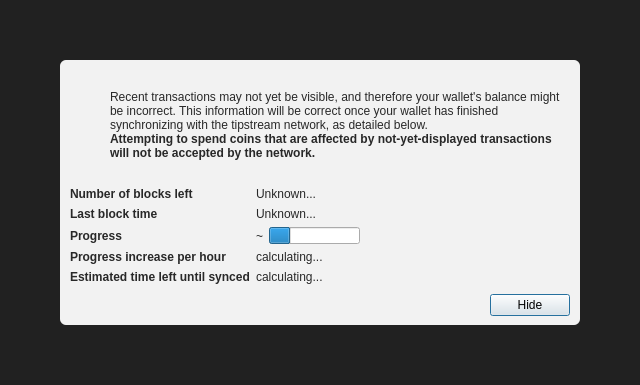
<?xml version="1.0" encoding="UTF-8"?>
<ui version="4.0">
 <class>ModalOverlay</class>
 <widget class="ModalOverlay" name="ModalOverlay">
  <property name="geometry">
   <rect>
    <x>0</x>
    <y>0</y>
    <width>640</width>
    <height>385</height>
   </rect>
  </property>
  <property name="windowTitle">
   <string>Form</string>
  </property>
  <layout class="QVBoxLayout" name="verticalLayout" stretch="0">
   <property name="sizeConstraint">
    <enum>QLayout::SetDefaultConstraint</enum>
   </property>
   <property name="leftMargin">
    <number>0</number>
   </property>
   <property name="topMargin">
    <number>0</number>
   </property>
   <property name="rightMargin">
    <number>0</number>
   </property>
   <property name="bottomMargin">
    <number>0</number>
   </property>
   <item>
    <widget class="QWidget" name="bgWidget" native="true">
     <property name="styleSheet">
      <string notr="true">#bgWidget { background: rgba(0,0,0,220); }</string>
     </property>
     <layout class="QVBoxLayout" name="verticalLayoutMain" stretch="1">
      <property name="leftMargin">
       <number>60</number>
      </property>
      <property name="topMargin">
       <number>60</number>
      </property>
      <property name="rightMargin">
       <number>60</number>
      </property>
      <property name="bottomMargin">
       <number>60</number>
      </property>
      <item>
       <widget class="QWidget" name="contentWidget" native="true">
        <property name="styleSheet">
         <string notr="true">#contentWidget { background: rgba(255,255,255,240); border-radius: 6px; }

QLabel { color: rgb(40,40,40);  }</string>
        </property>
        <layout class="QVBoxLayout" name="verticalLayoutSub" stretch="1,0,0,0">
         <property name="spacing">
          <number>0</number>
         </property>
         <property name="leftMargin">
          <number>10</number>
         </property>
         <property name="topMargin">
          <number>10</number>
         </property>
         <property name="rightMargin">
          <number>10</number>
         </property>
         <property name="bottomMargin">
          <number>10</number>
         </property>
         <item>
          <layout class="QHBoxLayout" name="horizontalLayoutIconText" stretch="0,1">
           <property name="topMargin">
            <number>20</number>
           </property>
           <item>
            <layout class="QVBoxLayout" name="verticalLayoutIcon">
             <property name="leftMargin">
              <number>0</number>
             </property>
             <item>
              <widget class="QPushButton" name="warningIcon">
               <property name="enabled">
                <bool>false</bool>
               </property>
               <property name="text">
                <string/>
               </property>
               <property name="icon">
                <iconset>
                 <normaloff>:/icons/warning</normaloff>
                 <disabledoff>:/icons/warning</disabledoff>:/icons/warning</iconset>
               </property>
               <property name="iconSize">
                <size>
                 <width>48</width>
                 <height>48</height>
                </size>
               </property>
               <property name="flat">
                <bool>true</bool>
               </property>
              </widget>
             </item>
             <item>
              <spacer name="verticalSpacerWarningIcon">
               <property name="orientation">
                <enum>Qt::Vertical</enum>
               </property>
               <property name="sizeHint" stdset="0">
                <size>
                 <width>20</width>
                 <height>40</height>
                </size>
               </property>
              </spacer>
             </item>
            </layout>
           </item>
           <item>
            <layout class="QVBoxLayout" name="verticalLayoutInfoText">
             <property name="leftMargin">
              <number>0</number>
             </property>
             <property name="topMargin">
              <number>0</number>
             </property>
             <item>
              <widget class="QLabel" name="infoText">
               <property name="text">
                <string>Recent transactions may not yet be visible, and therefore your wallet's balance might be incorrect. This information will be correct once your wallet has finished synchronizing with the tipstream network, as detailed below.</string>
               </property>
               <property name="textFormat">
                <enum>Qt::RichText</enum>
               </property>
               <property name="wordWrap">
                <bool>true</bool>
               </property>
              </widget>
             </item>
             <item>
              <widget class="QLabel" name="infoTextStrong">
               <property name="font">
                <font>
                 <weight>75</weight>
                 <bold>true</bold>
                </font>
               </property>
               <property name="text">
                <string>Attempting to spend coins that are affected by not-yet-displayed transactions will not be accepted by the network.</string>
               </property>
               <property name="textFormat">
                <enum>Qt::RichText</enum>
               </property>
               <property name="wordWrap">
                <bool>true</bool>
               </property>
              </widget>
             </item>
             <item>
              <spacer name="verticalSpacerInTextSpace">
               <property name="orientation">
                <enum>Qt::Vertical</enum>
               </property>
               <property name="sizeHint" stdset="0">
                <size>
                 <width>20</width>
                 <height>40</height>
                </size>
               </property>
              </spacer>
             </item>
            </layout>
           </item>
          </layout>
         </item>
         <item>
          <spacer name="verticalSpacerAfterText">
           <property name="orientation">
            <enum>Qt::Vertical</enum>
           </property>
           <property name="sizeHint" stdset="0">
            <size>
             <width>20</width>
             <height>40</height>
            </size>
           </property>
          </spacer>
         </item>
         <item>
          <layout class="QFormLayout" name="formLayout">
           <property name="fieldGrowthPolicy">
            <enum>QFormLayout::FieldsStayAtSizeHint</enum>
           </property>
           <property name="horizontalSpacing">
            <number>6</number>
           </property>
           <property name="verticalSpacing">
            <number>6</number>
           </property>
           <property name="topMargin">
            <number>10</number>
           </property>
           <item row="0" column="0">
            <widget class="QLabel" name="labelNumberOfBlocksLeft">
             <property name="font">
              <font>
               <weight>75</weight>
               <bold>true</bold>
              </font>
             </property>
             <property name="text">
              <string>Number of blocks left</string>
             </property>
            </widget>
           </item>
           <item row="0" column="1">
            <widget class="QLabel" name="numberOfBlocksLeft">
             <property name="text">
              <string>Unknown...</string>
             </property>
            </widget>
           </item>
           <item row="1" column="0">
            <widget class="QLabel" name="labelLastBlockTime">
             <property name="font">
              <font>
               <weight>75</weight>
               <bold>true</bold>
              </font>
             </property>
             <property name="text">
              <string>Last block time</string>
             </property>
            </widget>
           </item>
           <item row="1" column="1">
            <widget class="QLabel" name="newestBlockDate">
             <property name="sizePolicy">
              <sizepolicy hsizetype="Maximum" vsizetype="Preferred">
               <horstretch>0</horstretch>
               <verstretch>0</verstretch>
              </sizepolicy>
             </property>
             <property name="text">
              <string>Unknown...</string>
             </property>
            </widget>
           </item>
           <item row="2" column="0">
            <widget class="QLabel" name="labelSyncDone">
             <property name="font">
              <font>
               <weight>75</weight>
               <bold>true</bold>
              </font>
             </property>
             <property name="text">
              <string>Progress</string>
             </property>
            </widget>
           </item>
           <item row="2" column="1">
            <layout class="QHBoxLayout" name="horizontalLayoutSync" stretch="0,1">
             <item>
              <widget class="QLabel" name="percentageProgress">
               <property name="text">
                <string notr="true">~</string>
               </property>
              </widget>
             </item>
             <item>
              <widget class="QProgressBar" name="progressBar">
               <property name="value">
                <number>24</number>
               </property>
               <property name="format">
                <string/>
               </property>
              </widget>
             </item>
            </layout>
           </item>
           <item row="4" column="0">
            <widget class="QLabel" name="labelProgressIncrease">
             <property name="font">
              <font>
               <weight>75</weight>
               <bold>true</bold>
              </font>
             </property>
             <property name="text">
              <string>Progress increase per hour</string>
             </property>
            </widget>
           </item>
           <item row="4" column="1">
            <widget class="QLabel" name="progressIncreasePerH">
             <property name="text">
              <string>calculating...</string>
             </property>
            </widget>
           </item>
           <item row="5" column="0">
            <widget class="QLabel" name="labelEstimatedTimeLeft">
             <property name="font">
              <font>
               <weight>75</weight>
               <bold>true</bold>
              </font>
             </property>
             <property name="text">
              <string>Estimated time left until synced</string>
             </property>
            </widget>
           </item>
           <item row="5" column="1">
            <widget class="QLabel" name="expectedTimeLeft">
             <property name="text">
              <string>calculating...</string>
             </property>
            </widget>
           </item>
          </layout>
         </item>
         <item>
          <layout class="QHBoxLayout" name="horizontalLayoutButtons">
           <property name="leftMargin">
            <number>10</number>
           </property>
           <property name="topMargin">
            <number>10</number>
           </property>
           <item>
            <spacer name="horizontalSpacer">
             <property name="orientation">
              <enum>Qt::Horizontal</enum>
             </property>
             <property name="sizeHint" stdset="0">
              <size>
               <width>40</width>
               <height>20</height>
              </size>
             </property>
            </spacer>
           </item>
           <item>
            <widget class="QPushButton" name="closeButton">
             <property name="text">
              <string>Hide</string>
             </property>
             <property name="focusPolicy">
              <enum>Qt::StrongFocus</enum>
             </property>
             <property name="default">
              <bool>true</bool>
             </property>
            </widget>
           </item>
          </layout>
         </item>
        </layout>
       </widget>
      </item>
     </layout>
    </widget>
   </item>
  </layout>
 </widget>
 <customwidgets>
  <customwidget>
   <class>ModalOverlay</class>
   <extends>QWidget</extends>
   <header>qt/modaloverlay.h</header>
   <container>1</container>
  </customwidget>
 </customwidgets>
 <resources/>
 <connections/>
</ui>
